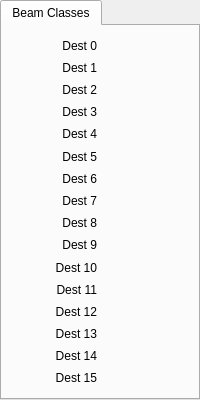
                  <widget class="QTabWidget" name="tabWidget_4">
                   <property name="currentIndex">
                    <number>0</number>
                   </property>
                   <widget class="QWidget" name="tab_14">
                    <attribute name="title">
                     <string>Beam Classes</string>
                    </attribute>
                    <layout class="QGridLayout" name="gridLayout_39">
                     <property name="bottomMargin">
                      <number>10</number>
                     </property>
                     <item row="0" column="0">
                      <layout class="QGridLayout" name="gridLayout_38">
                       <property name="verticalSpacing">
                        <number>2</number>
                       </property>
                       <item row="3" column="0">
                        <widget class="QLabel" name="label_53">
                         <property name="text">
                          <string>Dest 3</string>
                         </property>
                         <property name="alignment">
                          <set>Qt::AlignRight|Qt::AlignTrailing|Qt::AlignVCenter</set>
                         </property>
                        </widget>
                       </item>
                       <item row="15" column="0">
                        <widget class="QLabel" name="label_65">
                         <property name="text">
                          <string>Dest 15</string>
                         </property>
                         <property name="alignment">
                          <set>Qt::AlignRight|Qt::AlignTrailing|Qt::AlignVCenter</set>
                         </property>
                        </widget>
                       </item>
                       <item row="12" column="0">
                        <widget class="QLabel" name="label_62">
                         <property name="text">
                          <string>Dest 12</string>
                         </property>
                         <property name="alignment">
                          <set>Qt::AlignRight|Qt::AlignTrailing|Qt::AlignVCenter</set>
                         </property>
                        </widget>
                       </item>
                       <item row="10" column="0">
                        <widget class="QLabel" name="label_60">
                         <property name="text">
                          <string>Dest 10</string>
                         </property>
                         <property name="alignment">
                          <set>Qt::AlignRight|Qt::AlignTrailing|Qt::AlignVCenter</set>
                         </property>
                        </widget>
                       </item>
                       <item row="6" column="0">
                        <widget class="QLabel" name="label_56">
                         <property name="text">
                          <string>Dest 6</string>
                         </property>
                         <property name="alignment">
                          <set>Qt::AlignRight|Qt::AlignTrailing|Qt::AlignVCenter</set>
                         </property>
                        </widget>
                       </item>
                       <item row="8" column="0">
                        <widget class="QLabel" name="label_58">
                         <property name="text">
                          <string>Dest 8</string>
                         </property>
                         <property name="alignment">
                          <set>Qt::AlignRight|Qt::AlignTrailing|Qt::AlignVCenter</set>
                         </property>
                        </widget>
                       </item>
                       <item row="9" column="0">
                        <widget class="QLabel" name="label_59">
                         <property name="text">
                          <string>Dest 9</string>
                         </property>
                         <property name="alignment">
                          <set>Qt::AlignRight|Qt::AlignTrailing|Qt::AlignVCenter</set>
                         </property>
                        </widget>
                       </item>
                       <item row="11" column="0">
                        <widget class="QLabel" name="label_61">
                         <property name="text">
                          <string>Dest 11</string>
                         </property>
                         <property name="alignment">
                          <set>Qt::AlignRight|Qt::AlignTrailing|Qt::AlignVCenter</set>
                         </property>
                        </widget>
                       </item>
                       <item row="1" column="0">
                        <widget class="QLabel" name="label_51">
                         <property name="text">
                          <string>Dest 1</string>
                         </property>
                         <property name="alignment">
                          <set>Qt::AlignRight|Qt::AlignTrailing|Qt::AlignVCenter</set>
                         </property>
                        </widget>
                       </item>
                       <item row="2" column="0">
                        <widget class="QLabel" name="label_52">
                         <property name="text">
                          <string>Dest 2</string>
                         </property>
                         <property name="alignment">
                          <set>Qt::AlignRight|Qt::AlignTrailing|Qt::AlignVCenter</set>
                         </property>
                        </widget>
                       </item>
                       <item row="5" column="0">
                        <widget class="QLabel" name="label_55">
                         <property name="text">
                          <string>Dest 5</string>
                         </property>
                         <property name="alignment">
                          <set>Qt::AlignRight|Qt::AlignTrailing|Qt::AlignVCenter</set>
                         </property>
                        </widget>
                       </item>
                       <item row="13" column="0">
                        <widget class="QLabel" name="label_63">
                         <property name="text">
                          <string>Dest 13</string>
                         </property>
                         <property name="alignment">
                          <set>Qt::AlignRight|Qt::AlignTrailing|Qt::AlignVCenter</set>
                         </property>
                        </widget>
                       </item>
                       <item row="4" column="0">
                        <widget class="QLabel" name="label_54">
                         <property name="text">
                          <string>Dest 4</string>
                         </property>
                         <property name="alignment">
                          <set>Qt::AlignRight|Qt::AlignTrailing|Qt::AlignVCenter</set>
                         </property>
                        </widget>
                       </item>
                       <item row="7" column="0">
                        <widget class="QLabel" name="label_57">
                         <property name="text">
                          <string>Dest 7</string>
                         </property>
                         <property name="alignment">
                          <set>Qt::AlignRight|Qt::AlignTrailing|Qt::AlignVCenter</set>
                         </property>
                        </widget>
                       </item>
                       <item row="14" column="0">
                        <widget class="QLabel" name="label_64">
                         <property name="text">
                          <string>Dest 14</string>
                         </property>
                         <property name="alignment">
                          <set>Qt::AlignRight|Qt::AlignTrailing|Qt::AlignVCenter</set>
                         </property>
                        </widget>
                       </item>
                       <item row="0" column="0">
                        <widget class="QLabel" name="label_50">
                         <property name="text">
                          <string>Dest 0</string>
                         </property>
                         <property name="alignment">
                          <set>Qt::AlignRight|Qt::AlignTrailing|Qt::AlignVCenter</set>
                         </property>
                        </widget>
                       </item>
                       <item row="0" column="1">
                        <widget class="PyDMLabel" name="PyDMLabel_67">
                         <property name="minimumSize">
                          <size>
                           <width>75</width>
                           <height>25</height>
                          </size>
                         </property>
                         <property name="toolTip">
                          <string/>
                         </property>
                         <property name="alignment">
                          <set>Qt::AlignCenter</set>
                         </property>
                         <property name="alarmSensitiveContent" stdset="0">
                          <bool>true</bool>
                         </property>
                         <property name="channel" stdset="0">
                          <string>ca://${P}:MITMSG_CLASS_0</string>
                         </property>
                        </widget>
                       </item>
                       <item row="1" column="1">
                        <widget class="PyDMLabel" name="PyDMLabel_68">
                         <property name="minimumSize">
                          <size>
                           <width>75</width>
                           <height>25</height>
                          </size>
                         </property>
                         <property name="toolTip">
                          <string/>
                         </property>
                         <property name="alignment">
                          <set>Qt::AlignCenter</set>
                         </property>
                         <property name="alarmSensitiveContent" stdset="0">
                          <bool>true</bool>
                         </property>
                         <property name="channel" stdset="0">
                          <string>ca://${P}:MITMSG_CLASS_1</string>
                         </property>
                        </widget>
                       </item>
                       <item row="2" column="1">
                        <widget class="PyDMLabel" name="PyDMLabel_69">
                         <property name="minimumSize">
                          <size>
                           <width>75</width>
                           <height>25</height>
                          </size>
                         </property>
                         <property name="toolTip">
                          <string/>
                         </property>
                         <property name="alignment">
                          <set>Qt::AlignCenter</set>
                         </property>
                         <property name="alarmSensitiveContent" stdset="0">
                          <bool>true</bool>
                         </property>
                         <property name="channel" stdset="0">
                          <string>ca://${P}:MITMSG_CLASS_2</string>
                         </property>
                        </widget>
                       </item>
                       <item row="3" column="1">
                        <widget class="PyDMLabel" name="PyDMLabel_70">
                         <property name="minimumSize">
                          <size>
                           <width>75</width>
                           <height>25</height>
                          </size>
                         </property>
                         <property name="toolTip">
                          <string/>
                         </property>
                         <property name="alignment">
                          <set>Qt::AlignCenter</set>
                         </property>
                         <property name="alarmSensitiveContent" stdset="0">
                          <bool>true</bool>
                         </property>
                         <property name="channel" stdset="0">
                          <string>ca://${P}:MITMSG_CLASS_3</string>
                         </property>
                        </widget>
                       </item>
                       <item row="4" column="1">
                        <widget class="PyDMLabel" name="PyDMLabel_71">
                         <property name="minimumSize">
                          <size>
                           <width>75</width>
                           <height>25</height>
                          </size>
                         </property>
                         <property name="toolTip">
                          <string/>
                         </property>
                         <property name="alignment">
                          <set>Qt::AlignCenter</set>
                         </property>
                         <property name="alarmSensitiveContent" stdset="0">
                          <bool>true</bool>
                         </property>
                         <property name="channel" stdset="0">
                          <string>ca://${P}:MITMSG_CLASS_4</string>
                         </property>
                        </widget>
                       </item>
                       <item row="5" column="1">
                        <widget class="PyDMLabel" name="PyDMLabel_72">
                         <property name="minimumSize">
                          <size>
                           <width>75</width>
                           <height>25</height>
                          </size>
                         </property>
                         <property name="toolTip">
                          <string/>
                         </property>
                         <property name="alignment">
                          <set>Qt::AlignCenter</set>
                         </property>
                         <property name="alarmSensitiveContent" stdset="0">
                          <bool>true</bool>
                         </property>
                         <property name="channel" stdset="0">
                          <string>ca://${P}:MITMSG_CLASS_5</string>
                         </property>
                        </widget>
                       </item>
                       <item row="6" column="1">
                        <widget class="PyDMLabel" name="PyDMLabel_73">
                         <property name="minimumSize">
                          <size>
                           <width>75</width>
                           <height>25</height>
                          </size>
                         </property>
                         <property name="toolTip">
                          <string/>
                         </property>
                         <property name="alignment">
                          <set>Qt::AlignCenter</set>
                         </property>
                         <property name="alarmSensitiveContent" stdset="0">
                          <bool>true</bool>
                         </property>
                         <property name="channel" stdset="0">
                          <string>ca://${P}:MITMSG_CLASS_6</string>
                         </property>
                        </widget>
                       </item>
                       <item row="7" column="1">
                        <widget class="PyDMLabel" name="PyDMLabel_74">
                         <property name="minimumSize">
                          <size>
                           <width>75</width>
                           <height>25</height>
                          </size>
                         </property>
                         <property name="toolTip">
                          <string/>
                         </property>
                         <property name="alignment">
                          <set>Qt::AlignCenter</set>
                         </property>
                         <property name="alarmSensitiveContent" stdset="0">
                          <bool>true</bool>
                         </property>
                         <property name="channel" stdset="0">
                          <string>ca://${P}:MITMSG_CLASS_7</string>
                         </property>
                        </widget>
                       </item>
                       <item row="8" column="1">
                        <widget class="PyDMLabel" name="PyDMLabel_75">
                         <property name="minimumSize">
                          <size>
                           <width>75</width>
                           <height>25</height>
                          </size>
                         </property>
                         <property name="toolTip">
                          <string/>
                         </property>
                         <property name="alignment">
                          <set>Qt::AlignCenter</set>
                         </property>
                         <property name="alarmSensitiveContent" stdset="0">
                          <bool>true</bool>
                         </property>
                         <property name="channel" stdset="0">
                          <string>ca://${P}:MITMSG_CLASS_8</string>
                         </property>
                        </widget>
                       </item>
                       <item row="9" column="1">
                        <widget class="PyDMLabel" name="PyDMLabel_76">
                         <property name="minimumSize">
                          <size>
                           <width>75</width>
                           <height>25</height>
                          </size>
                         </property>
                         <property name="toolTip">
                          <string/>
                         </property>
                         <property name="alignment">
                          <set>Qt::AlignCenter</set>
                         </property>
                         <property name="alarmSensitiveContent" stdset="0">
                          <bool>true</bool>
                         </property>
                         <property name="channel" stdset="0">
                          <string>ca://${P}:MITMSG_CLASS_9</string>
                         </property>
                        </widget>
                       </item>
                       <item row="10" column="1">
                        <widget class="PyDMLabel" name="PyDMLabel_77">
                         <property name="minimumSize">
                          <size>
                           <width>75</width>
                           <height>25</height>
                          </size>
                         </property>
                         <property name="toolTip">
                          <string/>
                         </property>
                         <property name="alignment">
                          <set>Qt::AlignCenter</set>
                         </property>
                         <property name="alarmSensitiveContent" stdset="0">
                          <bool>true</bool>
                         </property>
                         <property name="channel" stdset="0">
                          <string>ca://${P}:MITMSG_CLASS_10</string>
                         </property>
                        </widget>
                       </item>
                       <item row="11" column="1">
                        <widget class="PyDMLabel" name="PyDMLabel_78">
                         <property name="minimumSize">
                          <size>
                           <width>75</width>
                           <height>25</height>
                          </size>
                         </property>
                         <property name="toolTip">
                          <string/>
                         </property>
                         <property name="alignment">
                          <set>Qt::AlignCenter</set>
                         </property>
                         <property name="alarmSensitiveContent" stdset="0">
                          <bool>true</bool>
                         </property>
                         <property name="channel" stdset="0">
                          <string>ca://${P}:MITMSG_CLASS_11</string>
                         </property>
                        </widget>
                       </item>
                       <item row="12" column="1">
                        <widget class="PyDMLabel" name="PyDMLabel_79">
                         <property name="minimumSize">
                          <size>
                           <width>75</width>
                           <height>25</height>
                          </size>
                         </property>
                         <property name="toolTip">
                          <string/>
                         </property>
                         <property name="alignment">
                          <set>Qt::AlignCenter</set>
                         </property>
                         <property name="alarmSensitiveContent" stdset="0">
                          <bool>true</bool>
                         </property>
                         <property name="channel" stdset="0">
                          <string>ca://${P}:MITMSG_CLASS_12</string>
                         </property>
                        </widget>
                       </item>
                       <item row="13" column="1">
                        <widget class="PyDMLabel" name="PyDMLabel_80">
                         <property name="minimumSize">
                          <size>
                           <width>75</width>
                           <height>25</height>
                          </size>
                         </property>
                         <property name="toolTip">
                          <string/>
                         </property>
                         <property name="alignment">
                          <set>Qt::AlignCenter</set>
                         </property>
                         <property name="alarmSensitiveContent" stdset="0">
                          <bool>true</bool>
                         </property>
                         <property name="channel" stdset="0">
                          <string>ca://${P}:MITMSG_CLASS_13</string>
                         </property>
                        </widget>
                       </item>
                       <item row="14" column="1">
                        <widget class="PyDMLabel" name="PyDMLabel_81">
                         <property name="minimumSize">
                          <size>
                           <width>75</width>
                           <height>25</height>
                          </size>
                         </property>
                         <property name="toolTip">
                          <string/>
                         </property>
                         <property name="alignment">
                          <set>Qt::AlignCenter</set>
                         </property>
                         <property name="alarmSensitiveContent" stdset="0">
                          <bool>true</bool>
                         </property>
                         <property name="channel" stdset="0">
                          <string>ca://${P}:MITMSG_CLASS_14</string>
                         </property>
                        </widget>
                       </item>
                       <item row="15" column="1">
                        <widget class="PyDMLabel" name="PyDMLabel_82">
                         <property name="minimumSize">
                          <size>
                           <width>75</width>
                           <height>25</height>
                          </size>
                         </property>
                         <property name="toolTip">
                          <string/>
                         </property>
                         <property name="alignment">
                          <set>Qt::AlignCenter</set>
                         </property>
                         <property name="alarmSensitiveContent" stdset="0">
                          <bool>true</bool>
                         </property>
                         <property name="channel" stdset="0">
                          <string>ca://${P}:MITMSG_CLASS_15</string>
                         </property>
                        </widget>
                       </item>
                      </layout>
                     </item>
                     <item row="1" column="0">
                      <spacer name="verticalSpacer_2">
                       <property name="orientation">
                        <enum>Qt::Vertical</enum>
                       </property>
                       <property name="sizeHint" stdset="0">
                        <size>
                         <width>20</width>
                         <height>40</height>
                        </size>
                       </property>
                      </spacer>
                     </item>
                    </layout>
                   </widget>
                  </widget>
